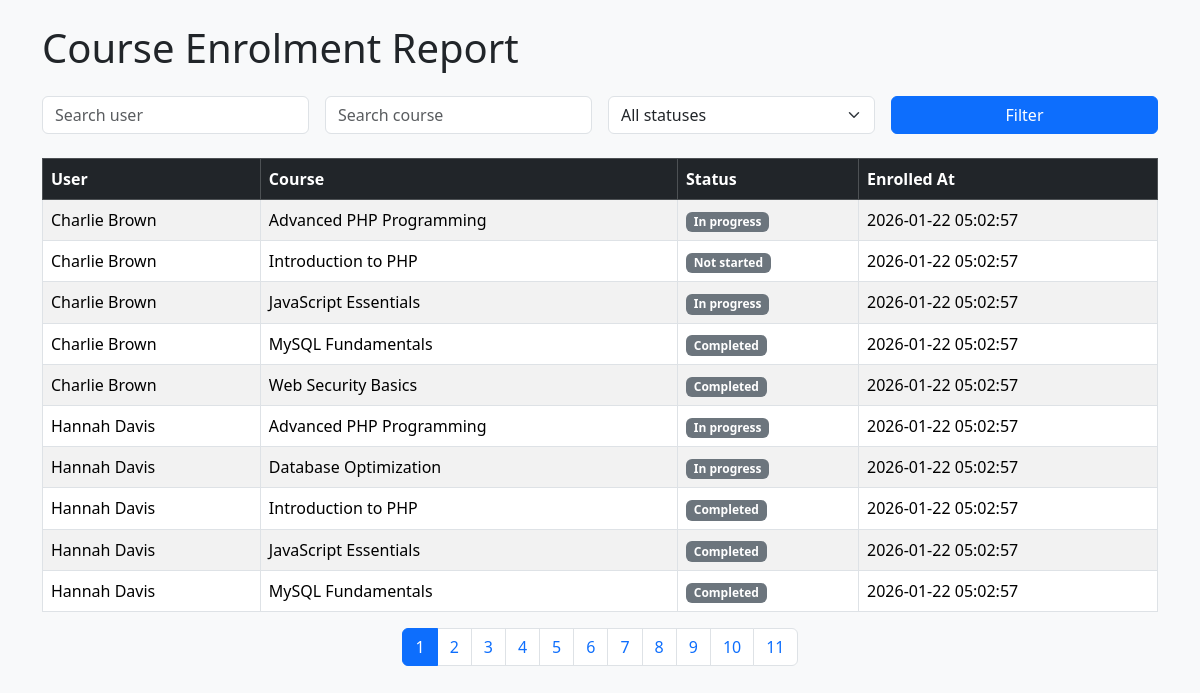
The page / on the database its author committed.
### tables this page shows
CREATE TABLE enrolments (
  enrolment_id INT UNSIGNED AUTO_INCREMENT PRIMARY KEY,
  user_id INT UNSIGNED NOT NULL,
  course_id INT UNSIGNED NOT NULL,
  completion_status ENUM('not started', 'in progress', 'completed') NOT NULL DEFAULT 'not started',
  enrolled_at TIMESTAMP DEFAULT CURRENT_TIMESTAMP,

   
  UNIQUE KEY uq_user_course (user_id, course_id),

   
  KEY idx_user_id (user_id),
  KEY idx_course_id (course_id),
  KEY idx_completion_status (completion_status),  

   
  CONSTRAINT fk_enrolments_user
      FOREIGN KEY (user_id) REFERENCES users(user_id)
      ON DELETE CASCADE,

  CONSTRAINT fk_enrolments_course
      FOREIGN KEY (course_id) REFERENCES courses(course_id)
      ON DELETE CASCADE
);

CREATE TABLE courses (
  course_id INT UNSIGNED AUTO_INCREMENT PRIMARY KEY,
  description VARCHAR(255) NOT NULL,
  created_at TIMESTAMP DEFAULT CURRENT_TIMESTAMP
);

### src/Repository/EnrolmentRepository.php (called while the page is built, shortened)
<?php
class EnrolmentRepository
{
    private PDO $db;
    public function __construct(PDO $db)
    {
        $this->db = $db;
    }
    public function getEnrolmentReport(
        array $filters = [],
        int $limit = 20,
        int $offset = 0
    ): array {
        $sql = "
            SELECT
                e.enrolment_id,
                u.user_id,
                CONCAT(u.first_name, ' ', u.surname) AS user_name,
                c.course_id,
                c.description AS course_name,
                e.completion_status,
                e.enrolled_at
            FROM enrolments e
            INNER JOIN users u ON e.user_id = u.user_id
            INNER JOIN courses c ON e.course_id = c.course_id
            WHERE 1=1
        ";
        $params = [];
        $sql .= " ORDER BY u.surname, c.description LIMIT :limit OFFSET :offset";
        try {
            $stmt = $this->db->prepare($sql);
            $stmt->bindValue(':limit', $limit, PDO::PARAM_INT);
            $stmt->bindValue(':offset', $offset, PDO::PARAM_INT);
            $stmt->execute();
            return $stmt->fetchAll();
        } catch (PDOException $e) {
            error_log($e->getMessage());
            throw new Exception('Failed to fetch enrolment report.');
        }
    }
    public function getTotalCount(array $filters = []): int
    {
        $sql = "
            SELECT COUNT(*) AS total
            FROM enrolments e
            INNER JOIN users u ON e.user_id = u.user_id
            INNER JOIN courses c ON e.course_id = c.course_id
            WHERE 1=1
        ";
        $params = [];
        try {
            $stmt = $this->db->prepare($sql);
            $stmt->execute();
            return (int) $stmt->fetchColumn();
        } catch (PDOException $e) {
            error_log($e->getMessage());
            throw new Exception('Failed to fetch enrolment count.');
        }
    }
  }

### public/index.php (the view, shortened to what this page needs)
<?php
require_once __DIR__ . '/../src/Repository/EnrolmentRepository.php';
$db = Database::getConnection();
$repository = new EnrolmentRepository($db);
$userName = $_GET['user_name'] ?? '';
$courseName = $_GET['course_name'] ?? '';
$status = $_GET['completion_status'] ?? '';
$page = max(1, (int) ($_GET['page'] ?? 1));
$limit = 10;
$offset = ($page - 1) * $limit;
$filters = [
    'user_name' => $userName,
    'course_name' => $courseName,
    'completion_status' => $status
];
$total = $repository->getTotalCount($filters);
$enrolments = $repository->getEnrolmentReport($filters, $limit, $offset);
$totalPages = (int) ceil($total / $limit);
?>
<!DOCTYPE html>
<html lang="en">
<head>
    <link
        href="https://cdn.jsdelivr.net/npm/bootstrap@5.3.2/dist/css/bootstrap.min.css"
        rel="stylesheet"
    >
</head>
<body class="bg-light">
<div class="container mt-4">
    <h1 class="mb-4">Course Enrolment Report</h1>
    <form method="get" class="row g-3 mb-4">
        <div class="col-md-3">
            <input
                type="text"
                name="user_name"
                class="form-control"
                placeholder="Search user"
                value="<?= htmlspecialchars($userName) ?>"
            >
        </div>
        <div class="col-md-3">
            <input
                type="text"
                name="course_name"
                class="form-control"
                placeholder="Search course"
                value="<?= htmlspecialchars($courseName) ?>"
            >
        </div>
        <div class="col-md-3">
            <select name="completion_status" class="form-select">
                <option value="">All statuses</option>
            </select>
        </div>
        <div class="col-md-3">
            <button class="btn btn-primary w-100">Filter</button>
        </div>
    </form>
    <div class="table-responsive">
        <table class="table table-bordered table-striped align-middle">
            <thead class="table-dark">
                <tr>
                    <th>User</th>
                    <th>Course</th>
                    <th>Status</th>
                    <th>Enrolled At</th>
                </tr>
            </thead>
            <tbody>
                <?php if (empty($enrolments)): ?>
                    <tr>
                        <td colspan="4" class="text-center">No results found</td>
                    </tr>
                <?php else: ?>
                    <?php foreach ($enrolments as $row): ?>
                        <tr>
                            <td><?= htmlspecialchars($row['user_name']) ?></td>
                            <td><?= htmlspecialchars($row['course_name']) ?></td>
                            <td>
                                <span class="badge bg-secondary">
                                    <?= ucfirst($row['completion_status']) ?>
                                </span>
                            </td>
                            <td><?= htmlspecialchars($row['enrolled_at']) ?></td>
                        </tr>
                    <?php endforeach; ?>
                <?php endif; ?>
            </tbody>
        </table>
    </div>
    <?php if ($totalPages > 1): ?>
        <nav>
            <ul class="pagination justify-content-center">
                <?php for ($i = 1; $i <= $totalPages; $i++): ?>
                    <li class="page-item <?= $i === $page ? 'active' : '' ?>">
                        <a
                            class="page-link"
                            href="?<?= http_build_query(array_merge($_GET, ['page' => $i])) ?>"
                        >
                            <?= $i ?>
                        </a>
                    </li>
                <?php endfor; ?>
            </ul>
        </nav>
    <?php endif; ?>
</div>
</body>
</html>

### rows shown on the page
enrolments: user_name "Charlie Brown", course.description "Advanced PHP Programming", completion_status "In progress", enrolled_at "2026-01-22 05:02:57"
enrolments: user_name "Charlie Brown", course.description "Introduction to PHP", completion_status "Not started", enrolled_at "2026-01-22 05:02:57"
enrolments: user_name "Charlie Brown", course.description "JavaScript Essentials", completion_status "In progress", enrolled_at "2026-01-22 05:02:57"
enrolments: user_name "Charlie Brown", course.description "MySQL Fundamentals", completion_status "Completed", enrolled_at "2026-01-22 05:02:57"
enrolments: user_name "Charlie Brown", course.description "Web Security Basics", completion_status "Completed", enrolled_at "2026-01-22 05:02:57"
enrolments: user_name "Hannah Davis", course.description "Advanced PHP Programming", completion_status "In progress", enrolled_at "2026-01-22 05:02:57"
enrolments: user_name "Hannah Davis", course.description "Database Optimization", completion_status "In progress", enrolled_at "2026-01-22 05:02:57"
enrolments: user_name "Hannah Davis", course.description "Introduction to PHP", completion_status "Completed", enrolled_at "2026-01-22 05:02:57"
enrolments: user_name "Hannah Davis", course.description "JavaScript Essentials", completion_status "Completed", enrolled_at "2026-01-22 05:02:57"
enrolments: user_name "Hannah Davis", course.description "MySQL Fundamentals", completion_status "Completed", enrolled_at "2026-01-22 05:02:57"
